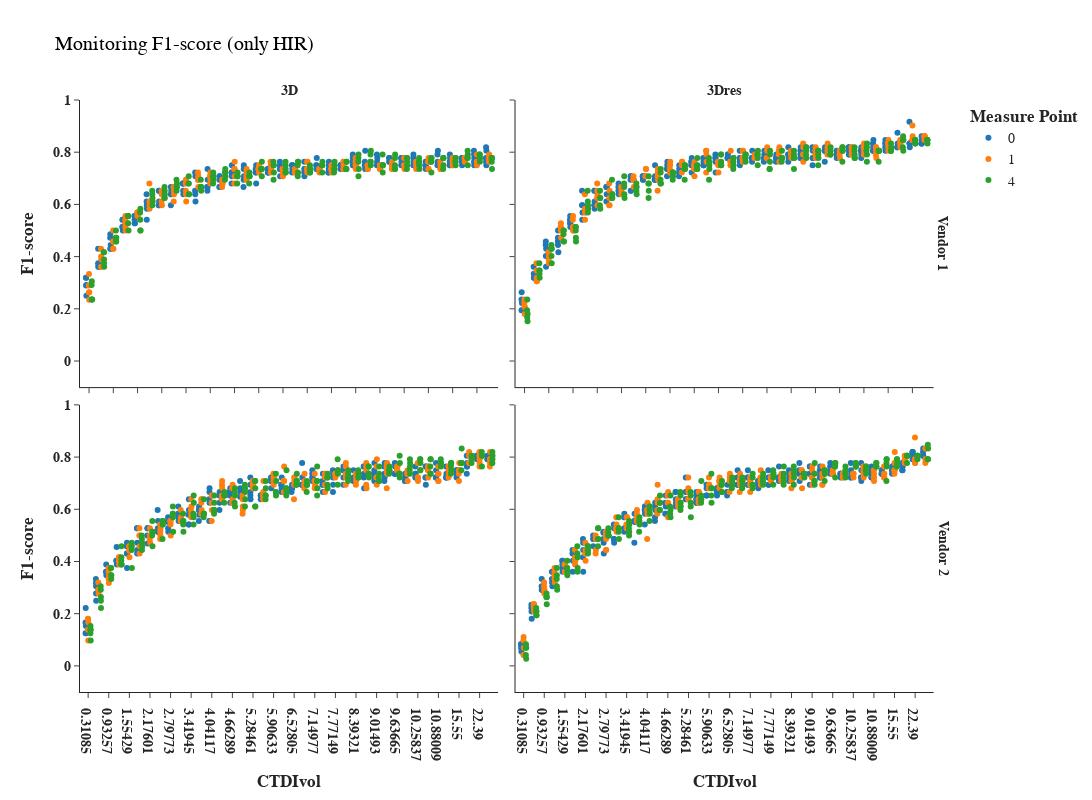

Notebook code cell kept with this figure:
### Code cell
fig_strip = px.strip(lesion_seg_summary_rep_plot[lesion_seg_summary_rep_plot["reco+kernel"] == "HIR"],
             x="CTDIvol", y="F1-score",
             color="measure_point", facet_col="network", facet_row="ct",
             title="Monitoring F1-score (only HIR)", range_y=[-0.1,1], template="simple_white", 
             hover_data=["precision", "recall","rep"],
             category_orders={"network": ["<b>3D", "<b>3Dres"],
                              "ct": ["<b>Vendor 1", "<b>Vendor 2"]})

fig_strip.update_xaxes(title_text="<b>CTDIvol", row=1)
fig_strip.update_yaxes(title_text="<b>F1-score", col=1)
fig_strip.update_xaxes(tickprefix="<b>", ticksuffix="</b>", matches=None)
fig_strip.update_yaxes(tickprefix="<b>", ticksuffix="</b>")

fig_strip.update_layout(
    font_family="Arial",
    font_size=14,
    title_font_family="Arial",
    title_font_color="black",
    height=800,
    width=1100,
    legend_title="<b>Measure Point</b>",
    barmode="group"
)

# # Update annotations
fig_strip.for_each_annotation(lambda a: a.update(text=a.text.split("=")[1]))

fig_strip.show()

### Figure 1 — Plotly figure (JSON) as saved in the notebook; plotly's stock layout.template omitted (floating-point values rounded to 4 significant figures; data arrays with more than 128 entries replaced by an {"elided": "..."} marker saying what was removed)
{"data": [{"alignmentgroup": "True", "boxpoints": "all", "customdata": {"elided": "170x3 float values"}, "fillcolor": "rgba(255,255,255,0)", "hoveron": "points", "hovertemplate": "measure_point=0<br>ct=<b>Vendor 1<br>network=<b>3D<br>CTDIvol=%{x}<br>F1-score=%{y}<br>precision=%{customdata[0]}<br>recall=%{customdata[1]}<br>rep=%{customdata[2]}<extra></extra>", "legendgroup": "0", "line": {"color": "rgba(255,255,255,0)"}, "marker": {"color": "#1F77B4"}, "name": "0", "offsetgroup": "0", "orientation": "v", "pointpos": 0, "showlegend": true, "type": "box", "x": {"elided": "170 str values"}, "x0": " ", "xaxis": "x3", "y": {"elided": "170 float values"}, "y0": " ", "yaxis": "y3"}, {"alignmentgroup": "True", "boxpoints": "all", "customdata": {"elided": "169x3 float values"}, "fillcolor": "rgba(255,255,255,0)", "hoveron": "points", "hovertemplate": "measure_point=1<br>ct=<b>Vendor 1<br>network=<b>3D<br>CTDIvol=%{x}<br>F1-score=%{y}<br>precision=%{customdata[0]}<br>recall=%{customdata[1]}<br>rep=%{customdata[2]}<extra></extra>", "legendgroup": "1", "line": {"color": "rgba(255,255,255,0)"}, "marker": {"color": "#FF7F0E"}, "name": "1", "offsetgroup": "1", "orientation": "v", "pointpos": 0, "showlegend": true, "type": "box", "x": {"elided": "169 str values"}, "x0": " ", "xaxis": "x3", "y": {"elided": "169 float values"}, "y0": " ", "yaxis": "y3"}, {"alignmentgroup": "True", "boxpoints": "all", "customdata": {"elided": "170x3 float values"}, "fillcolor": "rgba(255,255,255,0)", "hoveron": "points", "hovertemplate": "measure_point=4<br>ct=<b>Vendor 1<br>network=<b>3D<br>CTDIvol=%{x}<br>F1-score=%{y}<br>precision=%{customdata[0]}<br>recall=%{customdata[1]}<br>rep=%{customdata[2]}<extra></extra>", "legendgroup": "4", "line": {"color": "rgba(255,255,255,0)"}, "marker": {"color": "#2CA02C"}, "name": "4", "offsetgroup": "4", "orientation": "v", "pointpos": 0, "showlegend": true, "type": "box", "x": {"elided": "170 str values"}, "x0": " ", "xaxis": "x3", "y": {"elided": "170 float values"}, "y0": " ", "yaxis": "y3"}, {"alignmentgroup": "True", "boxpoints": "all", "customdata": {"elided": "200x3 float values"}, "fillcolor": "rgba(255,255,255,0)", "hoveron": "points", "hovertemplate": "measure_point=0<br>ct=<b>Vendor 2<br>network=<b>3D<br>CTDIvol=%{x}<br>F1-score=%{y}<br>precision=%{customdata[0]}<br>recall=%{customdata[1]}<br>rep=%{customdata[2]}<extra></extra>", "legendgroup": "0", "line": {"color": "rgba(255,255,255,0)"}, "marker": {"color": "#1F77B4"}, "name": "0", "offsetgroup": "0", "orientation": "v", "pointpos": 0, "showlegend": false, "type": "box", "x": {"elided": "200 str values"}, "x0": " ", "xaxis": "x", "y": {"elided": "200 float values"}, "y0": " ", "yaxis": "y"}, {"alignmentgroup": "True", "boxpoints": "all", "customdata": {"elided": "200x3 float values"}, "fillcolor": "rgba(255,255,255,0)", "hoveron": "points", "hovertemplate": "measure_point=1<br>ct=<b>Vendor 2<br>network=<b>3D<br>CTDIvol=%{x}<br>F1-score=%{y}<br>precision=%{customdata[0]}<br>recall=%{customdata[1]}<br>rep=%{customdata[2]}<extra></extra>", "legendgroup": "1", "line": {"color": "rgba(255,255,255,0)"}, "marker": {"color": "#FF7F0E"}, "name": "1", "offsetgroup": "1", "orientation": "v", "pointpos": 0, "showlegend": false, "type": "box", "x": {"elided": "200 str values"}, "x0": " ", "xaxis": "x", "y": {"elided": "200 float values"}, "y0": " ", "yaxis": "y"}, {"alignmentgroup": "True", "boxpoints": "all", "customdata": {"elided": "199x3 float values"}, "fillcolor": "rgba(255,255,255,0)", "hoveron": "points", "hovertemplate": "measure_point=4<br>ct=<b>Vendor 2<br>network=<b>3D<br>CTDIvol=%{x}<br>F1-score=%{y}<br>precision=%{customdata[0]}<br>recall=%{customdata[1]}<br>rep=%{customdata[2]}<extra></extra>", "legendgroup": "4", "line": {"color": "rgba(255,255,255,0)"}, "marker": {"color": "#2CA02C"}, "name": "4", "offsetgroup": "4", "orientation": "v", "pointpos": 0, "showlegend": false, "type": "box", "x": {"elided": "199 str values"}, "x0": " ", "xaxis": "x", "y": {"elided": "199 float values"}, "y0": " ", "yaxis": "y"}, {"alignmentgroup": "True", "boxpoints": "all", "customdata": {"elided": "170x3 float values"}, "fillcolor": "rgba(255,255,255,0)", "hoveron": "points", "hovertemplate": "measure_point=0<br>ct=<b>Vendor 1<br>network=<b>3Dres<br>CTDIvol=%{x}<br>F1-score=%{y}<br>precision=%{customdata[0]}<br>recall=%{customdata[1]}<br>rep=%{customdata[2]}<extra></extra>", "legendgroup": "0", "line": {"color": "rgba(255,255,255,0)"}, "marker": {"color": "#1F77B4"}, "name": "0", "offsetgroup": "0", "orientation": "v", "pointpos": 0, "showlegend": false, "type": "box", "x": {"elided": "170 str values"}, "x0": " ", "xaxis": "x4", "y": {"elided": "170 float values"}, "y0": " ", "yaxis": "y4"}, {"alignmentgroup": "True", "boxpoints": "all", "customdata": {"elided": "169x3 float values"}, "fillcolor": "rgba(255,255,255,0)", "hoveron": "points", "hovertemplate": "measure_point=1<br>ct=<b>Vendor 1<br>network=<b>3Dres<br>CTDIvol=%{x}<br>F1-score=%{y}<br>precision=%{customdata[0]}<br>recall=%{customdata[1]}<br>rep=%{customdata[2]}<extra></extra>", "legendgroup": "1", "line": {"color": "rgba(255,255,255,0)"}, "marker": {"color": "#FF7F0E"}, "name": "1", "offsetgroup": "1", "orientation": "v", "pointpos": 0, "showlegend": false, "type": "box", "x": {"elided": "169 str values"}, "x0": " ", "xaxis": "x4", "y": {"elided": "169 float values"}, "y0": " ", "yaxis": "y4"}, {"alignmentgroup": "True", "boxpoints": "all", "customdata": {"elided": "170x3 float values"}, "fillcolor": "rgba(255,255,255,0)", "hoveron": "points", "hovertemplate": "measure_point=4<br>ct=<b>Vendor 1<br>network=<b>3Dres<br>CTDIvol=%{x}<br>F1-score=%{y}<br>precision=%{customdata[0]}<br>recall=%{customdata[1]}<br>rep=%{customdata[2]}<extra></extra>", "legendgroup": "4", "line": {"color": "rgba(255,255,255,0)"}, "marker": {"color": "#2CA02C"}, "name": "4", "offsetgroup": "4", "orientation": "v", "pointpos": 0, "showlegend": false, "type": "box", "x": {"elided": "170 str values"}, "x0": " ", "xaxis": "x4", "y": {"elided": "170 float values"}, "y0": " ", "yaxis": "y4"}, {"alignmentgroup": "True", "boxpoints": "all", "customdata": {"elided": "200x3 float values"}, "fillcolor": "rgba(255,255,255,0)", "hoveron": "points", "hovertemplate": "measure_point=0<br>ct=<b>Vendor 2<br>network=<b>3Dres<br>CTDIvol=%{x}<br>F1-score=%{y}<br>precision=%{customdata[0]}<br>recall=%{customdata[1]}<br>rep=%{customdata[2]}<extra></extra>", "legendgroup": "0", "line": {"color": "rgba(255,255,255,0)"}, "marker": {"color": "#1F77B4"}, "name": "0", "offsetgroup": "0", "orientation": "v", "pointpos": 0, "showlegend": false, "type": "box", "x": {"elided": "200 str values"}, "x0": " ", "xaxis": "x2", "y": {"elided": "200 float values"}, "y0": " ", "yaxis": "y2"}, {"alignmentgroup": "True", "boxpoints": "all", "customdata": {"elided": "200x3 float values"}, "fillcolor": "rgba(255,255,255,0)", "hoveron": "points", "hovertemplate": "measure_point=1<br>ct=<b>Vendor 2<br>network=<b>3Dres<br>CTDIvol=%{x}<br>F1-score=%{y}<br>precision=%{customdata[0]}<br>recall=%{customdata[1]}<br>rep=%{customdata[2]}<extra></extra>", "legendgroup": "1", "line": {"color": "rgba(255,255,255,0)"}, "marker": {"color": "#FF7F0E"}, "name": "1", "offsetgroup": "1", "orientation": "v", "pointpos": 0, "showlegend": false, "type": "box", "x": {"elided": "200 str values"}, "x0": " ", "xaxis": "x2", "y": {"elided": "200 float values"}, "y0": " ", "yaxis": "y2"}, {"alignmentgroup": "True", "boxpoints": "all", "customdata": {"elided": "199x3 float values"}, "fillcolor": "rgba(255,255,255,0)", "hoveron": "points", "hovertemplate": "measure_point=4<br>ct=<b>Vendor 2<br>network=<b>3Dres<br>CTDIvol=%{x}<br>F1-score=%{y}<br>precision=%{customdata[0]}<br>recall=%{customdata[1]}<br>rep=%{customdata[2]}<extra></extra>", "legendgroup": "4", "line": {"color": "rgba(255,255,255,0)"}, "marker": {"color": "#2CA02C"}, "name": "4", "offsetgroup": "4", "orientation": "v", "pointpos": 0, "showlegend": false, "type": "box", "x": {"elided": "199 str values"}, "x0": " ", "xaxis": "x2", "y": {"elided": "199 float values"}, "y0": " ", "yaxis": "y2"}], "layout": {"annotations": [{"font": {}, "showarrow": false, "text": "<b>3D", "x": 0.24, "xanchor": "center", "xref": "paper", "y": 1, "yanchor": "bottom", "yref": "paper"}, {"font": {}, "showarrow": false, "text": "<b>3Dres", "x": 0.74, "xanchor": "center", "xref": "paper", "y": 1, "yanchor": "bottom", "yref": "paper"}, {"font": {}, "showarrow": false, "text": "<b>Vendor 2", "textangle": 90, "x": 0.98, "xanchor": "left", "xref": "paper", "y": 0.2425, "yanchor": "middle", "yref": "paper"}, {"font": {}, "showarrow": false, "text": "<b>Vendor 1", "textangle": 90, "x": 0.98, "xanchor": "left", "xref": "paper", "y": 0.7575, "yanchor": "middle", "yref": "paper"}], "barmode": "group", "boxmode": "group", "font": {"family": "Arial", "size": 14}, "height": 800, "legend": {"title": {"text": "<b>Measure Point</b>"}, "tracegroupgap": 0}, "title": {"font": {"color": "black", "family": "Arial"}, "text": "Monitoring F1-score (only HIR)"}, "width": 1100, "xaxis": {"anchor": "y", "domain": [0, 0.48], "tickprefix": "<b>", "ticksuffix": "</b>", "title": {"text": "<b>CTDIvol"}}, "xaxis2": {"anchor": "y2", "domain": [0.5, 0.98], "tickprefix": "<b>", "ticksuffix": "</b>", "title": {"text": "<b>CTDIvol"}}, "xaxis3": {"anchor": "y3", "domain": [0, 0.48], "showticklabels": false, "tickprefix": "<b>", "ticksuffix": "</b>"}, "xaxis4": {"anchor": "y4", "domain": [0.5, 0.98], "showticklabels": false, "tickprefix": "<b>", "ticksuffix": "</b>"}, "yaxis": {"anchor": "x", "domain": [0, 0.485], "range": [-0.1, 1], "tickprefix": "<b>", "ticksuffix": "</b>", "title": {"text": "<b>F1-score"}}, "yaxis2": {"anchor": "x2", "domain": [0, 0.485], "matches": "y", "showticklabels": false, "tickprefix": "<b>", "ticksuffix": "</b>"}, "yaxis3": {"anchor": "x3", "domain": [0.515, 1], "matches": "y", "range": [-0.1, 1], "tickprefix": "<b>", "ticksuffix": "</b>", "title": {"text": "<b>F1-score"}}, "yaxis4": {"anchor": "x4", "domain": [0.515, 1], "matches": "y", "showticklabels": false, "tickprefix": "<b>", "ticksuffix": "</b>"}}}
